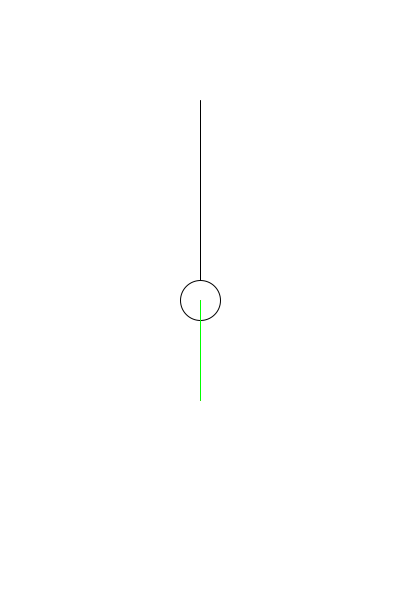
Frame 1 (no input)
Frame 60 (the mouse pressed at the canvas centre just before this capture): identical to frame 1, image omitted
Frame 120 (the mouse held since frame 60 and released just before this capture): identical to frame 1, image omitted

The Processing sketch that drew this single still picture (run headless with seeded random() and noise(); from frame 60 on, the mouse is pressed at the canvas centre):

// Processing sketch: week05_05_pendulum_cos_sin_draw_line
// ── week05_05_pendulum_cos_sin_draw_line.pde
// week05_05_pendulum_cos_sin_draw_line
void setup(){
  size(400,600);
}
float x = 200,y = 300;
void draw(){
background(255);
stroke(0);//原來黑色的線
line(200,100,x,y);
ellipse(x, y, 40,40);
stroke(255,0,0);//紅色往下的線
line(x , y, x, y+100);

PVector d = new PVector(x-200, y-100).normalize();//長度
PVector d2 = new PVector(0,1);
float g = PVector.dot(d,d2);
d.mult(100*g);
stroke(0,255,0);//綠色左下的線
line(x, y, x+d.x, y+d.y);
}
void mouseDragged(){
x = mouseX;
y = mouseY;
}
